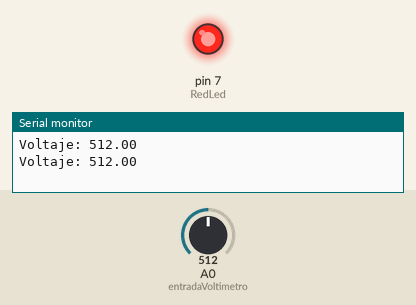
A sketch run on a simulated Arduino Uno, built with avr-gcc and run on an emulated ATmega328P. On the bench: output pins drawn as LEDs (lit = HIGH), the last lines printed to the serial monitor. Dashed ring = blinking. The inputs (shaded band) are chosen by the test bench; at power-on: A0 (entradaVoltimetro) = 512.

Above: at 1.8 s.
1.9 s: A0 (entradaVoltimetro) set to 650
3.4 s: A0 (entradaVoltimetro) set to 682
At 5.2 s:
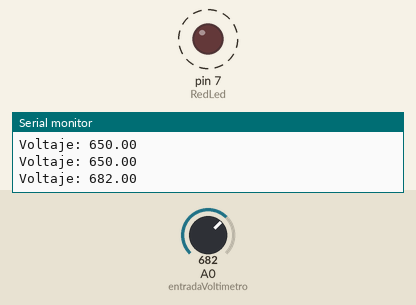
7.5 s: A0 (entradaVoltimetro) set to 657
At 9.5 s:
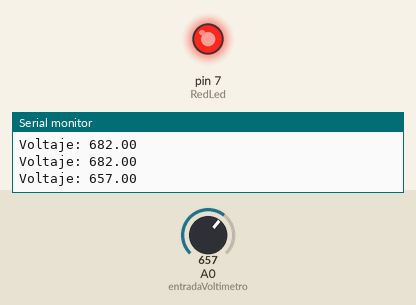
10.0 s: A0 (entradaVoltimetro) set to 677
At 11.7 s:
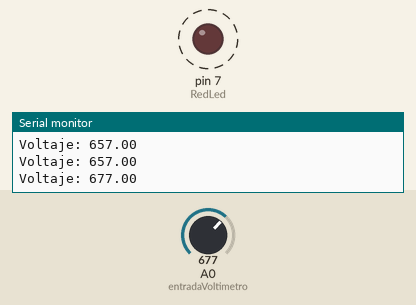
Timing chart, 0 to 15.1 s (numbered marks = the images above; inputs shaded):
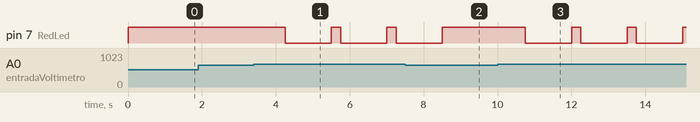

The sketch:

P6A1-Voltimetro.ino
```cpp
#define entradaVoltimetro A0
#define RedLed 7

// Minimo: 6.4v, valor bits: 667
// Promedio: 7.4v, valor bits: 771
// Máximo: 8.4v, valor bits: 875

float voltaje;

void setup() {
  Serial.begin(9600);

  pinMode(RedLed, OUTPUT);
}

void loop() {
  voltaje = analogRead(entradaVoltimetro);
  if(voltaje <= 667){
    digitalWrite(RedLed, HIGH);
  } else if(voltaje > 667 && voltaje <= 875) {
    digitalWrite(RedLed, HIGH);
    delay(250);
    digitalWrite(RedLed, LOW);
    delay(250);
  }
  Serial.print("Voltaje: ");
  Serial.println(voltaje);

  delay(1000);
}
```

Measured:
- the behaviour switches between 667 and 668 on A0 (entradaVoltimetro) (found by bisection; images 0 and 1)
- after the input at 3.4 s, pin 7 (RedLed): alternates HIGH for 0.25 s and LOW for 1.3 s, starting after 0.85 s
- after the input at 7.5 s, pin 7 (RedLed): goes on until 8.5 s, then stays HIGH
- after the input at 10.0 s, pin 7 (RedLed): alternates HIGH for 0.25 s and LOW for 1.3 s, starting after 0.76 s
